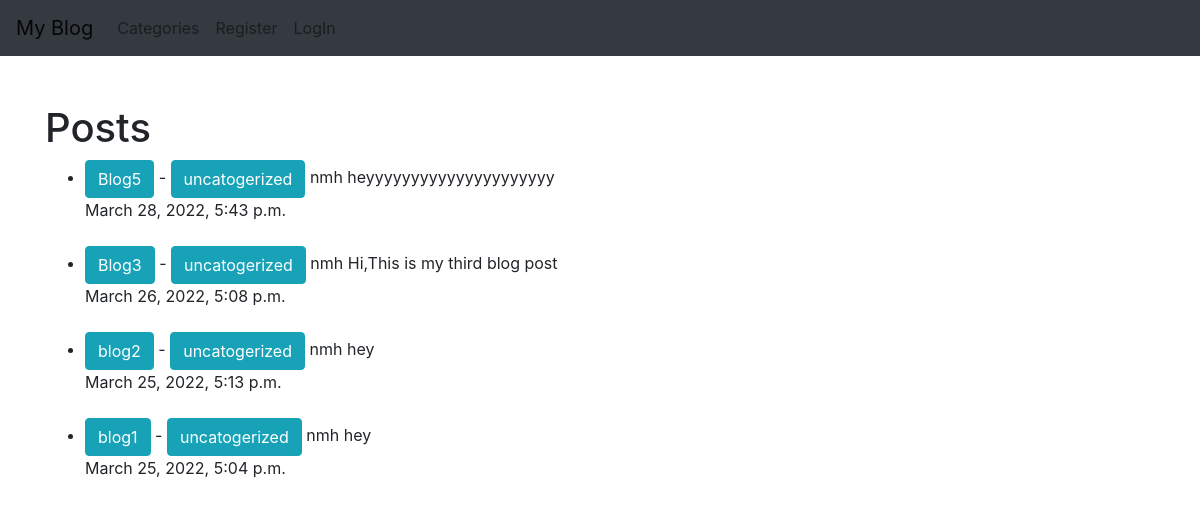
The app's page /, older data.
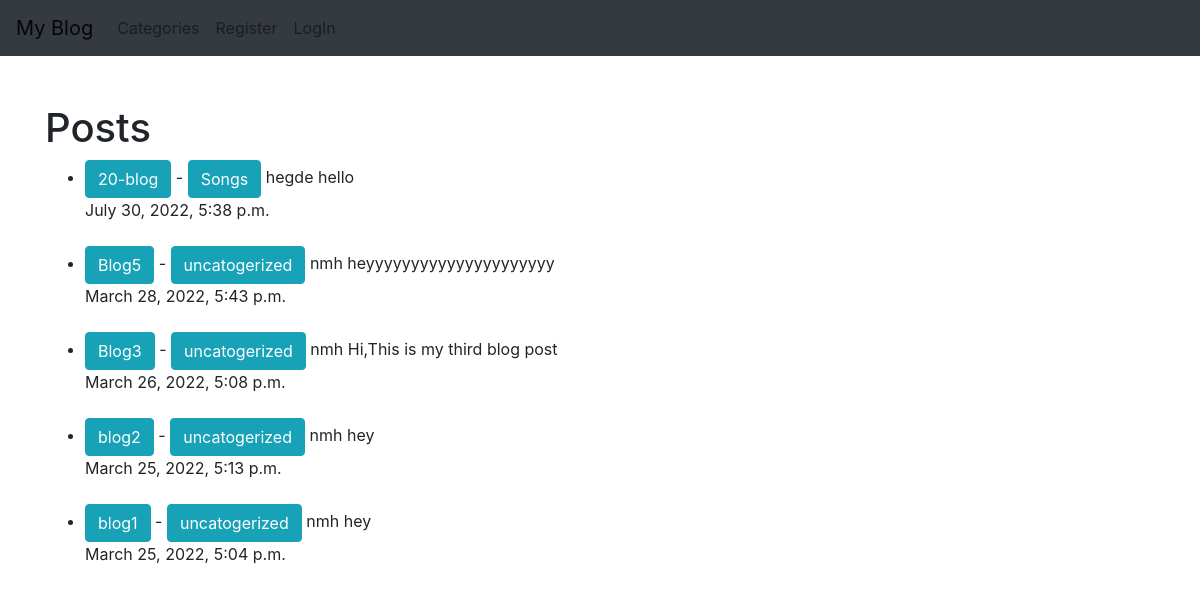
The same page, newer data.
### app_blog/models.py (models this page shows, shortened)
class Post(models.Model):
    title = models.CharField(max_length=255)
    title_tag = models.CharField(max_length=255)
    author = models.ForeignKey(User,on_delete=models.CASCADE)
    body = models.TextField()
    created = models.DateTimeField(auto_now_add=True)
    category = models.CharField(max_length=255,default='uncatogerized')
    likes = models.ManyToManyField(User, related_name='blog_posts')

### app_blog/views.py (the view)
# urls.py: path('',HomeView.as_view(),name="home"),
class HomeView(ListView):
    model=Post
    template_name='app_blog/home.html'
    ordering=['-created']

### app_blog/templates/app_blog/home.html (shortened to what this page needs)
{% extends 'app_blog/base.html' %}
{% block content %}
<h1>Posts</h1>
<ul>
{% for post in object_list %}
    <li><a href="{% url 'article-detail' post.pk %}" class="btn btn-info">{{ post.title }}</a> -
        <a href="{% url 'category' post.category|slugify %}" class="btn btn-info">{{ post.category }}</a>
        {{ post.author }}
     {{ post.body }} <br>
     {{ post.created }} </li>
     <br>
{% endfor%}
</ul>
{% endblock %}

Row changes from the older to the newer data that the page shows:
added Post: title "20-blog", category "Songs", author "hegde", body "hello", created "July 30, 2022, 5:38 p.m."
